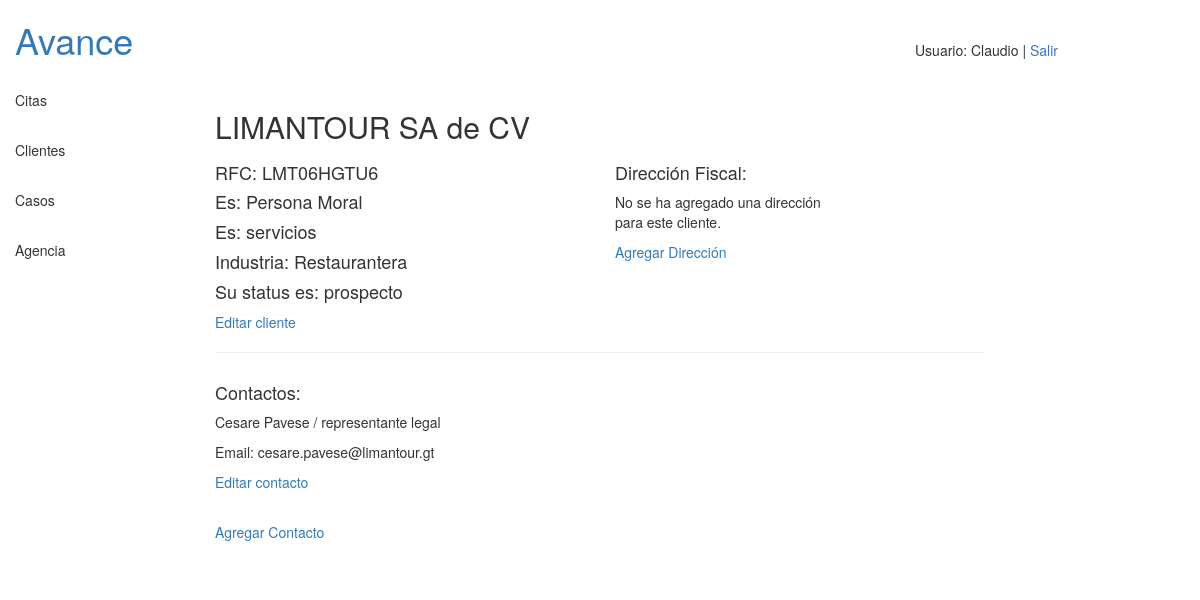
Page /comercial/detalle_cliente/7/ (signed in) on the earlier database version.
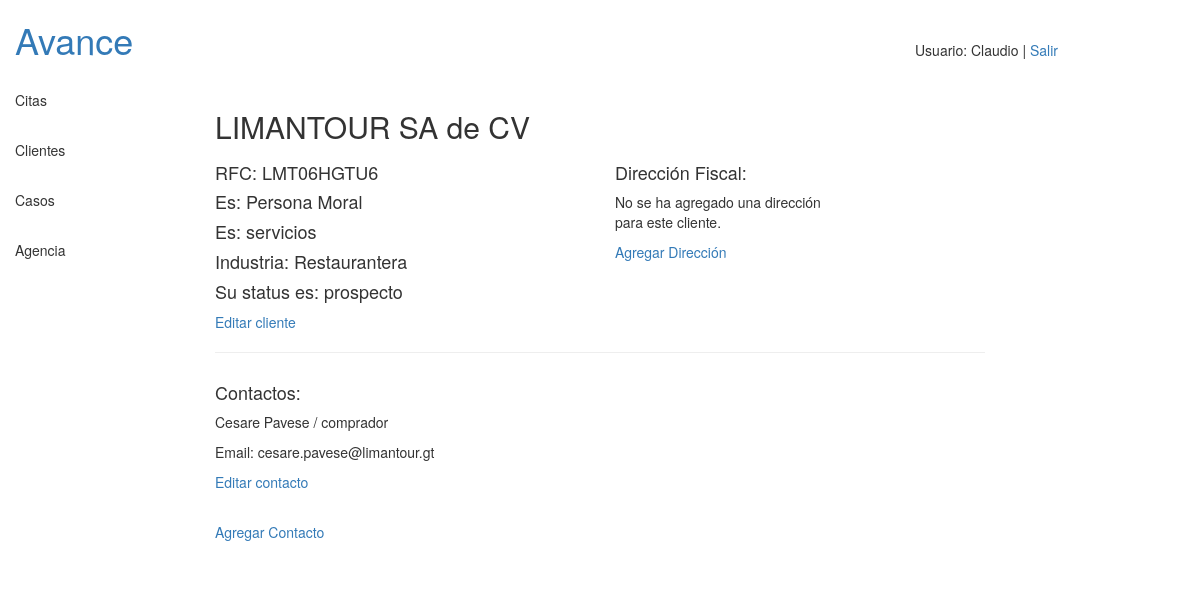
Same page on the later database version.
### comercial/models.py (models this page shows)
class Contacto_C(models.Model):
    REPRESENTANTE_LEGAL = 'RL'
    AVAL = 'AV'
    CONTADOR = 'CO'
    COMPRADOR = 'CM'
    rol_choices = (
        (REPRESENTANTE_LEGAL, 'representante legal'),
        (AVAL, 'aval'),
        (CONTADOR, 'contador'),
        (COMPRADOR, 'comprador'),
    )
    Nombre_del_Contacto = models.CharField(max_length=40)
    Rol = models.CharField(max_length=2, choices=rol_choices, default=COMPRADOR)
    Email = models.EmailField(blank=True, null=True)
    Telefono = models.CharField(max_length=40, blank=True, null=True)
    Celular = models.CharField(max_length=40, blank=True, null=True)
    Cliente = models.ForeignKey(Cliente, on_delete=models.CASCADE, blank=True)
    Atiende = models.ForeignKey(User, blank=True)
    class Meta:
        unique_together = ('Cliente', 'Nombre_del_Contacto',)
    def __unicode__(self):
        return self.Nombre_del_Contacto

### comercial/views.py (the view)
# urls.py: url(r'^detalle_cliente/(?P<pk>[0-9]+)/$', views.detalle_cliente, name="detalle_cliente"),
@login_required
def detalle_cliente(request, pk):
    user = request.user
    if user.groups.filter(name='comercial_vendedor').exists():
        cliente = get_object_or_404(Cliente, pk=pk, Atiende=request.user)
    else:
        cliente = get_object_or_404(Cliente, pk=pk)
    try:
        direccion = Direccion_Fiscal_Cliente.objects.get(Cliente=cliente)
    except ObjectDoesNotExist:
        direccion = None
    contactos = Contacto_C.objects.filter(Cliente=cliente)
    contratos = Contrato.objects.filter(Cliente=cliente)
    anexos = Anexo.objects.filter(Cliente=cliente)
    facturas = Factura.objects.filter(Cliente=cliente)
    context = {'cliente': cliente, 'direccion': direccion, 'contactos': contactos, 'contratos': contratos,
                'anexos': anexos, 'facturas': facturas,}
    return render(request, 'comercial/detalle_cliente.html', context)

### comercial/models.py (called while the page is built)
    def __unicode__(self):
        return self.Nombre_Empresa

### comercial/templatetags/comercial_tags.py (called while the page is built)
@register.filter('has_group')
def has_group(user, group_name):
    groups = user.groups.all().values_list('name', flat=True)
    return True if group_name in groups else False

### template/comercial/detalle_cliente.html (shortened to what this page needs)
{% extends "comercial/base_comercial.html" %}
{% load comercial_tags %}
{% block AreaTrabajo %}
<div class="row">
  <div class="col-sm-8">
    <h2>{{ cliente }}</h2>
  </div>
</div>
<div class="row">
  <div class="col-sm-5">
    <h4>RFC: {{ cliente.RFC }}</h4>
    <h4>Es:
      {% if cliente.Persona_Moral == True %}
        Persona Moral
      {% else %}
        Persona Física
      {% endif %}
    </h4>
    <h4>Es: {{ cliente.get_Tipo_Negocio_display }}</h4>
    <h4>Industria: {{ cliente.Industria }}</h4>
    <h4>Su status es: {{ cliente.get_Status_display }}</h4>
    <a href="{% url 'editar_cliente' pk=cliente.pk %}">Editar cliente</a>
  </div>
  <div class="col-sm-4 col-sm-offset-1">
    <h4>Dirección Fiscal:</h4>
    {% if direccion %}
      <p>Calle: {{ direccion.Calle }}</p>
      <p>Calle2: {{ direccion.Calle2 }}</p>
      <p>Colonia: {{ direccion.Colonia }}</p>
      <p>Ciudad: {{ direccion.Ciudad }} | Estado: {{ direccion.Estado }}</p>
      <p>País: {{ direccion.Pais }} | CP: {{ direccion.Codigo_Postal }}</p>
      <a href="{% url 'editar_direccion' pk=direccion.pk %}">Editar dirección</a>
    {% else %}
      <p>No se ha agregado una dirección para este cliente.</p>
      <a href="{% url 'nueva_direccion' pk=cliente.pk %}">Agregar Dirección</a>
    {% endif %}
  </div>
</div>
<hr>
<div class="row">
  <div class="col-sm-5">
    <h4>Contactos:</h4>
    {% for contacto in contactos %}
      <p>{{ contacto }} / {{ contacto.get_Rol_display }}</p>
      {% if contacto.Email %}
        <p>Email: {{ contacto.Email }}</p>
      {% endif %}
      <a href="{% url 'editar_contacto' pk=contacto.pk %}">Editar contacto</a>
    {% empty %}
      <p>No se han agregado contactos para este cliente.</p>
    {% endfor %}
    <p><a href="{% url 'nuevo_contacto' pk=cliente.pk %}">Agregar Contacto</a></p>
  </div>
</div>
{% endblock %}

Differences in the rows shown:
changed Contacto_C "Cesare Pavese": Rol "representante legal" → "comprador"
